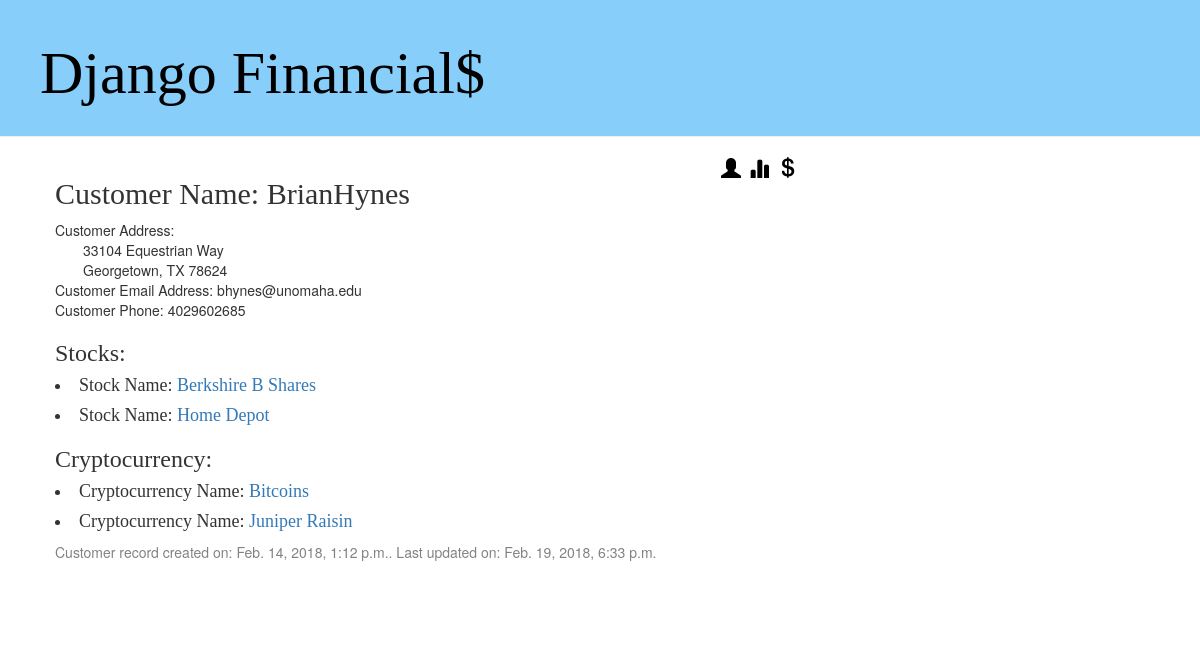
The app's page /customer/1/ with its own data.
### Financials/models.py (models this page shows, shortened)
class Customer(models.Model):
    customer_name = models.CharField(max_length=100)
    street_address = models.CharField(max_length=100)
    city = models.CharField(max_length=500)
    state = models.CharField(max_length=2)
    zip = models.CharField(max_length=5)
    email = models.CharField(max_length=100)
    phone = models.CharField(max_length=12)
    created_date = models.DateTimeField(
            default=timezone.now)
    modified_date = models.DateTimeField(
            blank=True, null=True)

class Stock(models.Model):
    customer = models.ForeignKey(Customer, on_delete=models.CASCADE)
    stock_name = models.CharField(max_length=100)
    symbol = models.CharField(max_length=10)
    qty = models.IntegerField(null=False, blank=False)
    purchase_price = models.FloatField(null=False, blank=False)
    purchase_date = models.DateTimeField(
            default=timezone.now)
    created_date = models.DateTimeField(
            default=timezone.now)
    modified_date = models.DateTimeField(
            blank=True, null=True)

class Cryptocurrency(models.Model):
    customer = models.ForeignKey(Customer, on_delete=models.CASCADE)
    crypto_name = models.CharField(max_length=100)
    qty = models.IntegerField(null=False, blank=False)
    purchase_price = models.FloatField(null=False, blank=False)
    purchase_date = models.DateTimeField(
        default=timezone.now)
    created_date = models.DateTimeField(
            default=timezone.now)
    modified_date = models.DateTimeField(
            blank=True, null=True)

### Financials/views.py (the view)
# urls.py: url(r'^customer/(?P<pk>\d+)/$', views.customer_detail, name='customer_detail'),
def customer_detail(request, pk):
    customer = get_object_or_404(Customer, pk=pk)
    return render(request, 'Financials/customer_detail.html', {'customer': customer})

### Financials/Templates/Financials/customer_detail.html (shortened to what this page needs)
{% extends 'Financials/base.html' %}
{% block content %}
        <div class="menu-item">
            <a href="{% url 'crypto_list' %}" class="menu-icon"><span title="Cryptocurrency" class="glyphicon glyphicon-usd"></span></a>
            <a href="{% url 'stock_list' %}" class="menu-icon"><span title="Stocks" class="glyphicon glyphicon-stats"></span></a>
            <a href="{% url 'customer_list' %}" class="menu-icon"><span title="Customers" class="glyphicon glyphicon-user"></span></a>
        </div>
    <div class="customer">
        <p><h2> Customer Name: {{customer.customer_name}}</h2>
</p>
        <p> Customer Address:<br>
                &emsp;&emsp;{{customer.street_address}}<br>
                &emsp;&emsp;{{customer.city}}, {{customer.state}} {{customer.zip}}<br>
            Customer Email Address: {{customer.email}}<br>
            Customer Phone: {{customer.phone}}<br>
        <p><h3>Stocks:</h3></p>
        {% for stocks in customer.stock_set.all %}
            <h4><li>Stock Name: <a href="{% url 'stock_detail' pk=stocks.pk %}">{{ stocks.stock_name }}</a></h4> </li>
        {% endfor %}
        <p><h3>Cryptocurrency:</h3></p>
        {% for crypto in customer.cryptocurrency_set.all %}
            <h4><li>Cryptocurrency Name: <a href="{% url 'crypto_detail' pk=crypto.pk %}">{{ crypto.crypto_name }}</a> </h4> </li>
        {% endfor %}
        <div class="date">
            Customer record created on: {{customer.created_date}}.  Last updated on: {{customer.modified_date}}</p>
        </div>
{% endblock %}

### Financials/static/css/financials.css (style rules this page uses)
.menu-icon, .top-menu:hover, .top-menu:visited { color: #000000; float: right; font-size: 15pt; margin-right: 8px; }
h1, h2, h3, h4 { font-family: 'Georgia', cursive; }
.date { color: #828282; }
.customer { margin-bottom: 70px; }

### records on screen
Customer: customer_name "BrianHynes", street_address "33104 Equestrian Way", city "Georgetown", state "TX", zip "78624", email "bhynes@unomaha.edu", phone "4029602685", created_date "Feb. 14, 2018, 1:12 p.m.", modified_date "Feb. 19, 2018, 6:33 p.m."
Stock: stock_name "Berkshire B Shares"
Stock: stock_name "Home Depot"
Cryptocurrency: crypto_name "Bitcoins"
Cryptocurrency: crypto_name "Juniper Raisin"
